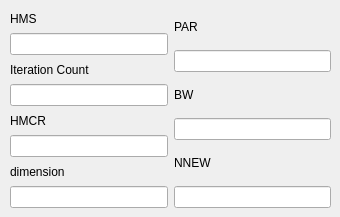
       <widget class="QWidget" name="HS_2">
        <widget class="QWidget" name="horizontalLayoutWidget_3">
         <property name="geometry">
          <rect>
           <x>10</x>
           <y>10</y>
           <width>321</width>
           <height>198</height>
          </rect>
         </property>
         <layout class="QHBoxLayout" name="horizontalLayout_4">
          <item>
           <layout class="QVBoxLayout" name="verticalLayout_10">
            <item>
             <widget class="QLabel" name="label_19">
              <property name="text">
               <string>HMS</string>
              </property>
             </widget>
            </item>
            <item>
             <widget class="QLineEdit" name="HS_HWS_2"/>
            </item>
            <item>
             <widget class="QLabel" name="label_20">
              <property name="text">
               <string>Iteration Count</string>
              </property>
             </widget>
            </item>
            <item>
             <widget class="QLineEdit" name="HS_iterCount_2"/>
            </item>
            <item>
             <widget class="QLabel" name="label_21">
              <property name="text">
               <string>HMCR</string>
              </property>
             </widget>
            </item>
            <item>
             <widget class="QLineEdit" name="HS_HMCR_2"/>
            </item>
            <item>
             <widget class="QLabel" name="label_67">
              <property name="text">
               <string>dimension</string>
              </property>
             </widget>
            </item>
            <item>
             <widget class="QLineEdit" name="hs_dim_2"/>
            </item>
           </layout>
          </item>
          <item>
           <layout class="QVBoxLayout" name="verticalLayout_11">
            <item>
             <widget class="QLabel" name="label_22">
              <property name="text">
               <string>PAR</string>
              </property>
             </widget>
            </item>
            <item>
             <widget class="QLineEdit" name="HS_PAR_2"/>
            </item>
            <item>
             <widget class="QLabel" name="label_23">
              <property name="text">
               <string>BW</string>
              </property>
             </widget>
            </item>
            <item>
             <widget class="QLineEdit" name="HS_BW_2"/>
            </item>
            <item>
             <widget class="QLabel" name="label_24">
              <property name="text">
               <string>NNEW</string>
              </property>
             </widget>
            </item>
            <item>
             <widget class="QLineEdit" name="HS_NNEW_2"/>
            </item>
           </layout>
          </item>
         </layout>
        </widget>
       </widget>
